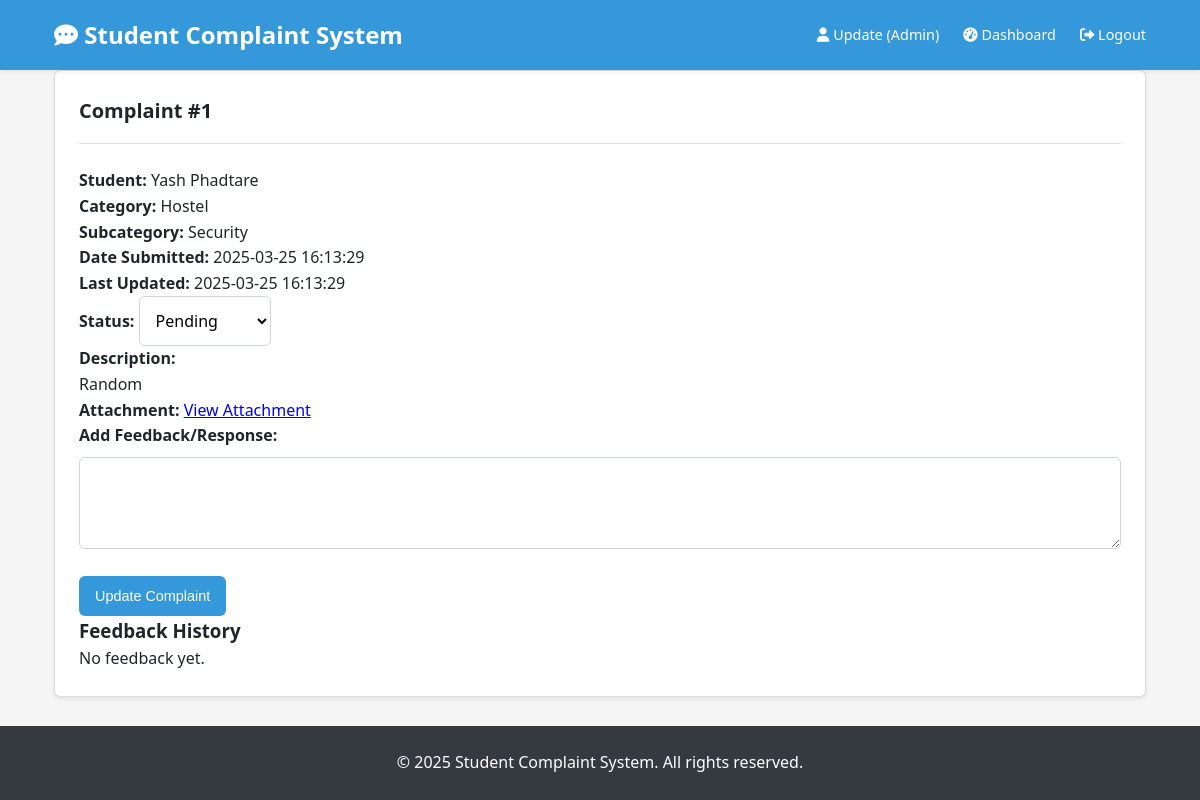
Screenshot of /admin/complaint/1 (signed in) with the database file from the repository.
### tables this page shows
CREATE TABLE complaints (
                id INTEGER PRIMARY KEY AUTOINCREMENT,
                student_id INTEGER NOT NULL,
                admin_id INTEGER,
                category TEXT NOT NULL,
                subcategory TEXT NOT NULL,
                description TEXT NOT NULL,
                file_path TEXT,
                status TEXT DEFAULT 'pending' CHECK (status IN ('pending', 'in_progress', 'resolved')),
                created_at TIMESTAMP DEFAULT CURRENT_TIMESTAMP,
                updated_at TIMESTAMP DEFAULT CURRENT_TIMESTAMP,
                FOREIGN KEY (student_id) REFERENCES users (id),
                FOREIGN KEY (admin_id) REFERENCES users (id)
            );

CREATE TABLE users (
                id INTEGER PRIMARY KEY AUTOINCREMENT,
                username TEXT UNIQUE NOT NULL,
                password TEXT NOT NULL,
                role TEXT NOT NULL CHECK (role IN ('student', 'admin', 'pending_admin')),
                full_name TEXT NOT NULL,
                email TEXT NOT NULL,
                created_at TIMESTAMP DEFAULT CURRENT_TIMESTAMP
            );

### app.py (the view, shortened to what this page needs)
@app.route('/admin/complaint/<int:complaint_id>', methods=['GET', 'POST'])
@admin_required
def admin_view_complaint(complaint_id):
    db = get_db()
    try:
        complaint = db.execute(
            'SELECT c.*, u.full_name as student_name FROM complaints c '
            'JOIN users u ON c.student_id = u.id '
            'WHERE c.id = ? AND c.admin_id = ?',
            (complaint_id, session['user_id'])
        ).fetchone()
        if not complaint:
            flash('Complaint not found or not assigned to you', 'danger')
            return redirect(url_for('admin_dashboard'))
        feedback = db.execute(
            'SELECT f.*, u.full_name as admin_name FROM feedback f '
            'JOIN users u ON f.admin_id = u.id '
            'WHERE f.complaint_id = ? '
            'ORDER BY f.created_at DESC',
            (complaint_id,)
        ).fetchall()
        return render_template('admin/complaint.html',
                            complaint=complaint,
                            feedback=feedback)
    except sqlite3.Error as e:
        flash(f'Error retrieving complaint: {str(e)}', 'danger')
        return redirect(url_for('admin_dashboard'))
    finally:
        db.close()

### app.py (called while the page is built)
def get_db():
    db = sqlite3.connect(app.config['DATABASE'])
    db.row_factory = sqlite3.Row
    return db

def admin_required(f):
    @wraps(f)
    def decorated_function(*args, **kwargs):
        if 'user_id' not in session or session.get('role') != 'admin':
            flash('Admin access required', 'danger')
            return redirect(url_for('login'))
        return f(*args, **kwargs)
    return decorated_function

@app.context_processor
def inject_now():
    return {'now': datetime.now()}

### templates/admin/complaint.html (shortened to what this page needs)
{% extends "base.html" %}
{% block content %}
<div class="card">
    <div class="card-header">
        <h2 class="card-title">Complaint #{{ complaint.id }}</h2>
    </div>
    <div class="card-body">
        <form method="POST">
            <div class="complaint-details mb-4">
                <div class="detail-row">
                    <strong>Student:</strong> {{ complaint.student_name }}
                </div>
                <div class="detail-row">
                    <strong>Category:</strong> {{ complaint.category|title }}
                </div>
                <div class="detail-row">
                    <strong>Subcategory:</strong> {{ complaint.subcategory|title }}
                </div>
                <div class="detail-row">
                    <strong>Date Submitted:</strong> {{ complaint.created_at }}
                </div>
                <div class="detail-row">
                    <strong>Last Updated:</strong> {{ complaint.updated_at }}
                </div>
                <div class="detail-row">
                    <strong>Status:</strong>
                    <select name="status" class="form-control" style="width: auto; display: inline-block;">
                        <option value="pending" {% if complaint.status == 'pending' %}selected{% endif %}>Pending</option>
                    </select>
                </div>
                <div class="detail-row">
                    <strong>Description:</strong>
                    <p>{{ complaint.description }}</p>
                </div>
                {% if complaint.file_path %}
                <div class="detail-row">
                    <strong>Attachment:</strong>
                    <a href="{{ url_for('uploaded_file', filename=complaint.file_path) }}" target="_blank">
                        View Attachment
                    </a>
                </div>
                {% endif %}
            </div>
            <div class="form-group">
                <label for="feedback"><strong>Add Feedback/Response:</strong></label>
                <textarea id="feedback" name="feedback" rows="3" class="form-control"></textarea>
            </div>
            <button type="submit" class="btn">Update Complaint</button>
        </form>
        <h3 class="mt-4">Feedback History</h3>
        {% if feedback %}
            {% for item in feedback %}
            <div class="feedback-item card mb-3">
                <div class="card-header">
                    <strong>{{ item.admin_name }}</strong> on {{ item.created_at }}
                </div>
                <div class="card-body">
                    {{ item.message }}
                </div>
            </div>
            {% endfor %}
        {% else %}
            <p>No feedback yet.</p>
        {% endif %}
    </div>
</div>
{% endblock %}

### templates/base.html (shortened to what this page needs)
<!DOCTYPE html>
<html lang="en">
<head>
    <link rel="stylesheet" href="{{ url_for('static', filename='css/style.css') }}">
    <link rel="stylesheet" href="https://cdnjs.cloudflare.com/ajax/libs/font-awesome/6.0.0/css/all.min.css">
</head>
<body>
    <header>
        <div class="container header-content">
            <h1><i class="fas fa-comment-dots"></i> Student Complaint System</h1>
            <nav>
                {% if 'user_id' in session %}
                    <span><i class="fas fa-user"></i> {{ session.full_name }} ({{ session.role|title }})</span>
                    {% if session.role == 'student' %}
                        <a href="{{ url_for('student_dashboard') }}"><i class="fas fa-tachometer-alt"></i> Dashboard</a>
                    {% else %}
                        <a href="{{ url_for('admin_dashboard') }}"><i class="fas fa-tachometer-alt"></i> Dashboard</a>
                    {% endif %}
                    <a href="{{ url_for('logout') }}"><i class="fas fa-sign-out-alt"></i> Logout</a>
                {% else %}
                    <a href="{{ url_for('login') }}"><i class="fas fa-sign-in-alt"></i> Login</a>
                    <a href="{{ url_for('register') }}"><i class="fas fa-user-plus"></i> Register</a>
                {% endif %}
            </nav>
        </div>
    </header>
    <main class="container">
        {% block content %}{% endblock %}
    </main>
    <footer>
        <div class="container">
            <p>&copy; {{ now.year }} Student Complaint System. All rights reserved.</p>
        </div>
    </footer>
</body>
</html>

### static/css/style.css (style rules this page uses)
:root { --primary-color: #3498db; --primary-dark: #2980b9; --success-color: #2ecc71; --danger-color: #e74c3c; --warning-color: #f39c12; --light-color: #f8f9fa; --dark-color: #343a40; --gray-color: #6c757d; --text-color: #212529; --text-light: #6c757d; --border-radius: 0.375rem; --box-shadow: 0 0.125rem 0.25rem rgba(0, 0, 0, 0.075); --transition: all 0.3s ease; --container-width: 1140px; }
* { margin: 0; padding: 0; box-sizing: border-box; }
body { font-family: 'Segoe UI', Tahoma, Geneva, Verdana, sans-serif; line-height: 1.6; color: var(--text-color); background-color: #f5f5f5; display: flex; flex-direction: column; min-height: 100vh; }
.container { width: 100%; max-width: var(--container-width); margin: 0 auto; padding: 0 1.5rem; }
header { background-color: var(--primary-color); color: white; padding: 1rem 0; box-shadow: var(--box-shadow); position: sticky; top: 0; z-index: 1000; }
.header-content { display: flex; justify-content: space-between; align-items: center; }
header h1 { font-size: 1.5rem; font-weight: 600; }
nav { display: flex; gap: 1.5rem; align-items: center; }
nav a, nav span { color: white; text-decoration: none; font-size: 0.9rem; transition: var(--transition); padding: 0.25rem 0; border-bottom: 2px solid transparent; }
main { flex: 1; padding: 2rem 0; }
footer { background-color: var(--dark-color); color: white; text-align: center; padding: 1.5rem 0; margin-top: auto; }
.card { background-color: white; border-radius: var(--border-radius); box-shadow: var(--box-shadow); padding: 1.5rem; margin-bottom: 1.5rem; border: 1px solid rgba(0, 0, 0, 0.125); }
.card-header { border-bottom: 1px solid rgba(0, 0, 0, 0.125); padding-bottom: 1rem; margin-bottom: 1.5rem; display: flex; justify-content: space-between; align-items: center; flex-wrap: wrap; gap: 1rem; }
.card-title { font-size: 1.25rem; margin: 0; font-weight: 600; }
.btn { display: inline-flex; align-items: center; justify-content: center; background-color: var(--primary-color); color: white; border: none; padding: 0.5rem 1rem; border-radius: var(--border-radius); cursor: pointer; font-size: 0.9rem; transition: var(--transition); text-decoration: none; gap: 0.5rem; height: 2.5rem; }
.form-group { margin-bottom: 1.25rem; }
label { display: block; margin-bottom: 0.5rem; font-weight: 600; }
input, select, textarea { width: 100%; padding: 0.75rem; border: 1px solid #ced4da; border-radius: var(--border-radius); font-family: inherit; font-size: 1rem; transition: var(--transition); background-color: white; }

### rows the page displays
complaints: id "1", category "Hostel", subcategory "Security", created_at "2025-03-25 16:13:29", updated_at "2025-03-25 16:13:29", status "Pending", description "Random"
users: student_name "Yash Phadtare"

### other values shown
{{ session.full_name }} "Update"
{{ session.role|title }} "Admin"
